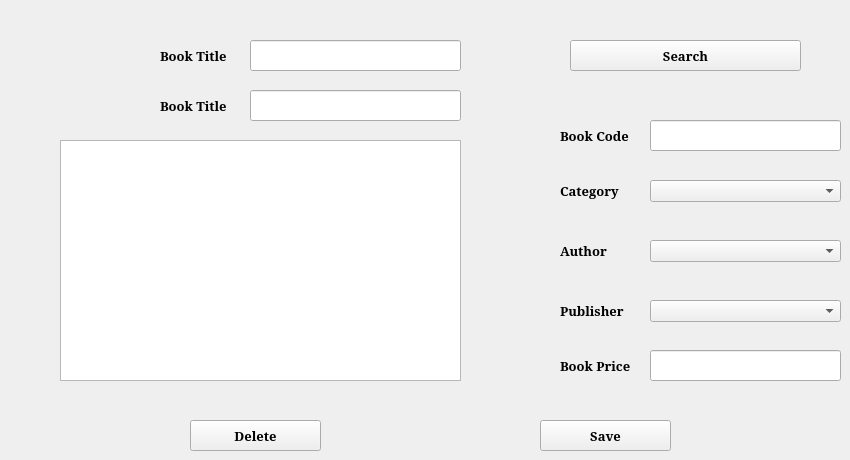
      <widget class="QWidget" name="tab_6">
       <attribute name="title">
        <string>Edit Or Delete A Book</string>
       </attribute>
       <widget class="QLineEdit" name="lineEdit_5">
        <property name="geometry">
         <rect>
          <x>250</x>
          <y>40</y>
          <width>211</width>
          <height>31</height>
         </rect>
        </property>
       </widget>
       <widget class="QLineEdit" name="lineEdit_6">
        <property name="geometry">
         <rect>
          <x>650</x>
          <y>120</y>
          <width>191</width>
          <height>31</height>
         </rect>
        </property>
       </widget>
       <widget class="QLabel" name="label_9">
        <property name="geometry">
         <rect>
          <x>560</x>
          <y>290</y>
          <width>81</width>
          <height>41</height>
         </rect>
        </property>
        <property name="font">
         <font>
          <family>Constantia</family>
          <pointsize>10</pointsize>
          <weight>75</weight>
          <bold>true</bold>
         </font>
        </property>
        <property name="text">
         <string>Publisher</string>
        </property>
       </widget>
       <widget class="QPushButton" name="pushButton_8">
        <property name="geometry">
         <rect>
          <x>540</x>
          <y>420</y>
          <width>131</width>
          <height>31</height>
         </rect>
        </property>
        <property name="font">
         <font>
          <family>Constantia</family>
          <pointsize>10</pointsize>
          <weight>75</weight>
          <bold>true</bold>
         </font>
        </property>
        <property name="text">
         <string>Save</string>
        </property>
       </widget>
       <widget class="QComboBox" name="comboBox_6">
        <property name="geometry">
         <rect>
          <x>650</x>
          <y>180</y>
          <width>191</width>
          <height>22</height>
         </rect>
        </property>
       </widget>
       <widget class="QLabel" name="label_10">
        <property name="geometry">
         <rect>
          <x>560</x>
          <y>170</y>
          <width>81</width>
          <height>41</height>
         </rect>
        </property>
        <property name="font">
         <font>
          <family>Constantia</family>
          <pointsize>10</pointsize>
          <weight>75</weight>
          <bold>true</bold>
         </font>
        </property>
        <property name="text">
         <string>Category</string>
        </property>
       </widget>
       <widget class="QComboBox" name="comboBox_7">
        <property name="geometry">
         <rect>
          <x>650</x>
          <y>240</y>
          <width>191</width>
          <height>22</height>
         </rect>
        </property>
       </widget>
       <widget class="QLabel" name="label_11">
        <property name="geometry">
         <rect>
          <x>560</x>
          <y>120</y>
          <width>81</width>
          <height>31</height>
         </rect>
        </property>
        <property name="font">
         <font>
          <family>Constantia</family>
          <pointsize>10</pointsize>
          <weight>75</weight>
          <bold>true</bold>
         </font>
        </property>
        <property name="text">
         <string>Book Code</string>
        </property>
       </widget>
       <widget class="QComboBox" name="comboBox_8">
        <property name="geometry">
         <rect>
          <x>650</x>
          <y>300</y>
          <width>191</width>
          <height>22</height>
         </rect>
        </property>
       </widget>
       <widget class="QLineEdit" name="lineEdit_7">
        <property name="geometry">
         <rect>
          <x>650</x>
          <y>350</y>
          <width>191</width>
          <height>31</height>
         </rect>
        </property>
       </widget>
       <widget class="QPlainTextEdit" name="plainTextEdit_2">
        <property name="geometry">
         <rect>
          <x>60</x>
          <y>140</y>
          <width>401</width>
          <height>241</height>
         </rect>
        </property>
       </widget>
       <widget class="QLabel" name="label_12">
        <property name="geometry">
         <rect>
          <x>560</x>
          <y>230</y>
          <width>81</width>
          <height>41</height>
         </rect>
        </property>
        <property name="font">
         <font>
          <family>Constantia</family>
          <pointsize>10</pointsize>
          <weight>75</weight>
          <bold>true</bold>
         </font>
        </property>
        <property name="text">
         <string>Author</string>
        </property>
       </widget>
       <widget class="QLabel" name="label_13">
        <property name="geometry">
         <rect>
          <x>560</x>
          <y>350</y>
          <width>81</width>
          <height>31</height>
         </rect>
        </property>
        <property name="font">
         <font>
          <family>Constantia</family>
          <pointsize>10</pointsize>
          <weight>75</weight>
          <bold>true</bold>
         </font>
        </property>
        <property name="text">
         <string>Book Price</string>
        </property>
       </widget>
       <widget class="QLabel" name="label_14">
        <property name="geometry">
         <rect>
          <x>160</x>
          <y>40</y>
          <width>81</width>
          <height>31</height>
         </rect>
        </property>
        <property name="font">
         <font>
          <family>Constantia</family>
          <pointsize>10</pointsize>
          <weight>75</weight>
          <bold>true</bold>
         </font>
        </property>
        <property name="text">
         <string>Book Title</string>
        </property>
       </widget>
       <widget class="QLabel" name="label_15">
        <property name="geometry">
         <rect>
          <x>160</x>
          <y>90</y>
          <width>81</width>
          <height>31</height>
         </rect>
        </property>
        <property name="font">
         <font>
          <family>Constantia</family>
          <pointsize>10</pointsize>
          <weight>75</weight>
          <bold>true</bold>
         </font>
        </property>
        <property name="text">
         <string>Book Title</string>
        </property>
       </widget>
       <widget class="QLineEdit" name="lineEdit_8">
        <property name="geometry">
         <rect>
          <x>250</x>
          <y>90</y>
          <width>211</width>
          <height>31</height>
         </rect>
        </property>
       </widget>
       <widget class="QPushButton" name="pushButton_9">
        <property name="geometry">
         <rect>
          <x>190</x>
          <y>420</y>
          <width>131</width>
          <height>31</height>
         </rect>
        </property>
        <property name="font">
         <font>
          <family>Constantia</family>
          <pointsize>10</pointsize>
          <weight>75</weight>
          <bold>true</bold>
         </font>
        </property>
        <property name="text">
         <string>Delete</string>
        </property>
       </widget>
       <widget class="QPushButton" name="pushButton_10">
        <property name="geometry">
         <rect>
          <x>570</x>
          <y>40</y>
          <width>231</width>
          <height>31</height>
         </rect>
        </property>
        <property name="font">
         <font>
          <family>Constantia</family>
          <pointsize>10</pointsize>
          <weight>75</weight>
          <bold>true</bold>
         </font>
        </property>
        <property name="text">
         <string>Search</string>
        </property>
       </widget>
      </widget>
